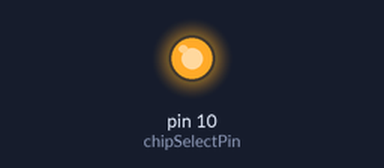
Recording of a sketch running on a simulated Arduino Uno, built with avr-gcc and run on an emulated ATmega328P. Parts: output pins drawn as LEDs (lit = HIGH). What the sketch prints to the serial monitor is not drawn.

Above: at 0.1 s.
Timing chart, 0 to 1.6 s (numbered marks = the images above):
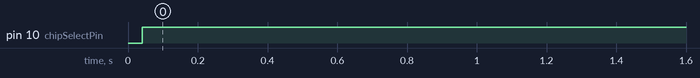

Measured:
- by itself, pin 10 (chipSelectPin): LOW → HIGH at 0.04 s

The sketch:

Simulacion_RTD.ino
```cpp
#include <Wire.h> //Arduino Uno; SDA = A4, SCL = A5
#include <SPI.h>
//CS => CS //Arduino 10
//MISO (master in slave out) => SDO //Arduino 12
//MOSI (master out slave in) => SDI //Arduino 11
//SCK => SCLK //Arduino 13

//Variable del PT100
double resistance;
uint8_t reg1, reg2; //reg1 tiene el Bit mas significativo, reg2 tiene le bit menos significativo
uint16_t fullreg; //registros combinadso
double temperature;
//Variables usadas para las ecuacionas de Van Dusen
double Z1, Z2, Z3, Z4, Rt;
double RTDa = 3.9083e-3;
double RTDb = -5.775e-7;
double rpoly = 0;


const int chipSelectPin = 10; //Se usa para dar senal baja a MAX para empezar comunicacion


void setup()
{
  SPI.begin();
  Serial.begin(9600); //Empieza monitor serial
  pinMode(chipSelectPin, OUTPUT); //Se selecciona el pin CS como output debido a que este debe ser activado manualmente para iniciar comunicacion
                                  // Con MAX31865
}

void loop()
{
  readRegister();
  convertToTemperature();
  delay(1000);
}


void convertToTemperature()
{
  Rt = resistance;
  Rt /= 32768;
  Rt *= 430; //Se usa el valor leido del registro con la formula de la hoja de datos
  //para encontrar el valor de la ressitencia del rtd

  Z1 = -RTDa;
  Z2 = RTDa * RTDa - (4 * RTDb);
  Z3 = (4 * RTDb) / 100;
  Z4 = 2 * RTDb;

  temperature = Z2 + (Z3 * Rt);
  temperature = (sqrt(temperature) + Z1) / Z4;

  if (temperature >= 0)
  {
    Serial.print("Temperatura del aciete: ");
    Serial.println(temperature); //Temperatura en Celsius
    return;
  }
  else
  {
    Rt /= 100;
    Rt *= 100;

    rpoly = Rt;

    temperature = -242.02;
    temperature += 2.2228 * rpoly;
    rpoly *= Rt; // ^2
    temperature += 2.5859e-3 * rpoly;
    rpoly *= Rt; // ^3
    temperature -= 4.8260e-6 * rpoly;
    rpoly *= Rt; // ^4
    temperature -= 2.8183e-8 * rpoly;
    rpoly *= Rt; // ^5
    temperature += 1.5243e-10 * rpoly;

    //Serial.print("Temperature: ");
    //Serial.println(temperature); //tempe en grados Celsius
  }
  //Note: all formulas can be found in the AN-709 application note from Analog Devices
}


void readRegister()
{
  SPI.beginTransaction(SPISettings(500000, MSBFIRST, SPI_MODE1));
  digitalWrite(chipSelectPin, LOW);//Envia senal apra empezar transmision


  SPI.transfer(0x80); //80h = 128 - Accede al regirto de configuracion
  SPI.transfer(0xB0); //B0h = 176 - 10110000: bias ON, 1-shot, start 1-shot, 3-wire, el resto son 0. Esta es la confguracion de los datos a extraer
  //
  digitalWrite(chipSelectPin, HIGH);

  digitalWrite(chipSelectPin, LOW);


  SPI.transfer(1); // Se envia un 1 para indicar que se quiere leer el primer registro
  reg1 = SPI.transfer(0xFF); //se inicializan las variables de registro
  reg2 = SPI.transfer(0xFF);
  digitalWrite(chipSelectPin, HIGH);

  fullreg = reg1; //leer BMS
  fullreg <<= 8;  //mover a la izquierda, para que sea el BMS
  fullreg |= reg2; //Leer bit menos significativo, y combinar con mas significativo
  fullreg >>= 1; //se desecha D0 del registro, la hoja de datos indica que esto es necesario
  resistance = fullreg; //se asigna la direccion de registro al valor de resistencia

  digitalWrite(chipSelectPin, LOW);

  SPI.transfer(0x80); //80h = 128
  SPI.transfer(144); //144 = 10010000
  SPI.endTransaction();
  digitalWrite(chipSelectPin, HIGH);

  Serial.print("La resisntencia del sensor RTD es: ");
  Serial.println(resistance);
}
```
